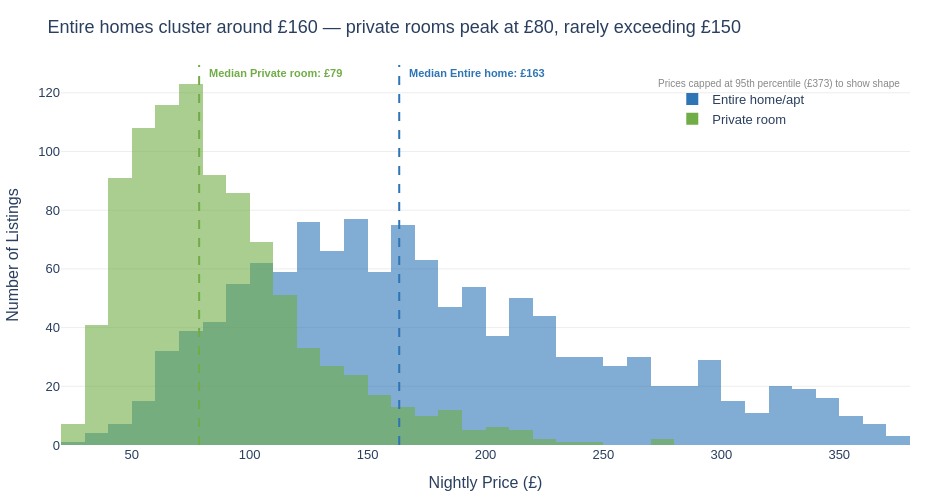

Notebook code cell kept with this figure:
### Markdown cell above
## Task 1 — Histogram: price by room type (overlapping distributions)

**What to build:** A histogram showing price distributions for **Entire home/apt vs Private room** (exclude Shared room — too few observations) overlaid on the same chart.

**Requirements:**
- Both room types on the same chart (use `color='room_type'`)
- `barmode='overlay'` with `opacity=0.6` so both distributions are visible
- A vertical line for the median of EACH room type, differently coloured
- Insight title comparing the two distributions

> 💡 `df_cap[df_cap['room_type'].isin(['Entire home/apt','Private room'])]`

### Code cell
# Task 1 — Overlapping histograms: entire homes vs private rooms

# keep only the two room types worth comparing
two_types = df_cap[df_cap['room_type'].isin(['Entire home/apt', 'Private room'])].copy()

colour_map = {
    'Entire home/apt': '#2E75B6',
    'Private room':    '#70AD47'
}

fig = px.histogram(
    two_types,
    x='price',
    color='room_type',
    barmode='overlay',
    nbins=50,
    opacity=0.6,
    color_discrete_map=colour_map,
    labels={'price': 'Nightly Price (£)', 'count': 'Number of Listings', 'room_type': ''},
    title='Entire homes cluster around £160 — private rooms peak at £80, rarely exceeding £150'
)

# median line per room type — colour matches the histogram bars
for room_type, colour in colour_map.items():
    med = two_types[two_types['room_type'] == room_type]['price'].median()
    fig.add_vline(
        x=med, line_dash='dash', line_color=colour, line_width=2,
        annotation=dict(
            text=f'<b>Median {room_type.split("/")[0].strip()}: £{med:.0f}</b>',
            font=dict(color=colour, size=11, family='Arial'),
            xanchor='left', yanchor='top', xshift=8
        )
    )

# disclose the 95th percentile cap — always annotate data decisions
fig.add_annotation(
    x=0.99, y=0.97, xref='paper', yref='paper',
    text=f'Prices capped at 95th percentile (£{p95:.0f}) to show shape',
    showarrow=False,
    font=dict(size=10, color='#888888', family='Arial'),
    xanchor='right'
)

fig.update_layout(
    plot_bgcolor='white', paper_bgcolor='white',
    font=dict(family='Arial', size=13),
    yaxis=dict(gridcolor='#EEEEEE', title='Number of Listings'),
    xaxis=dict(showgrid=False),
    legend=dict(x=0.72, y=0.95, bgcolor='rgba(0,0,0,0)'),
    margin=dict(l=60, r=40, t=65, b=40),
    height=500, width=950
)

fig.show()

### Figure 1 — Plotly figure (JSON) as saved in the notebook; plotly's stock layout.template omitted (floating-point values rounded to 4 significant figures; data arrays with more than 128 entries replaced by an {"elided": "..."} marker saying what was removed)
{"data": [{"bingroup": "x", "hovertemplate": "=Entire home/apt<br>Nightly Price (£)=%{x}<br>count=%{y}<extra></extra>", "legendgroup": "Entire home/apt", "marker": {"color": "#2E75B6", "opacity": 0.6, "pattern": {"shape": ""}}, "name": "Entire home/apt", "nbinsx": 50, "orientation": "v", "showlegend": true, "type": "histogram", "x": {"elided": "1251 float values"}, "xaxis": "x", "yaxis": "y"}, {"bingroup": "x", "hovertemplate": "=Private room<br>Nightly Price (£)=%{x}<br>count=%{y}<extra></extra>", "legendgroup": "Private room", "marker": {"color": "#70AD47", "opacity": 0.6, "pattern": {"shape": ""}}, "name": "Private room", "nbinsx": 50, "orientation": "v", "showlegend": true, "type": "histogram", "x": {"elided": "942 float values"}, "xaxis": "x", "yaxis": "y"}], "layout": {"annotations": [{"font": {"color": "#2E75B6", "family": "Arial", "size": 11}, "showarrow": false, "text": "<b>Median Entire home: £163</b>", "x": 163.4, "xanchor": "left", "xref": "x", "xshift": 8, "y": 1, "yanchor": "top", "yref": "y domain"}, {"font": {"color": "#70AD47", "family": "Arial", "size": 11}, "showarrow": false, "text": "<b>Median Private room: £79</b>", "x": 78.57, "xanchor": "left", "xref": "x", "xshift": 8, "y": 1, "yanchor": "top", "yref": "y domain"}, {"font": {"color": "#888888", "family": "Arial", "size": 10}, "showarrow": false, "text": "Prices capped at 95th percentile (£373) to show shape", "x": 0.99, "xanchor": "right", "xref": "paper", "y": 0.97, "yref": "paper"}], "barmode": "overlay", "font": {"family": "Arial", "size": 13}, "height": 500, "legend": {"bgcolor": "rgba(0,0,0,0)", "title": {"text": ""}, "tracegroupgap": 0, "x": 0.72, "y": 0.95}, "margin": {"b": 40, "l": 60, "r": 40, "t": 65}, "paper_bgcolor": "white", "plot_bgcolor": "white", "shapes": [{"line": {"color": "#2E75B6", "dash": "dash", "width": 2}, "type": "line", "x0": 163.4, "x1": 163.4, "xref": "x", "y0": 0, "y1": 1, "yref": "y domain"}, {"line": {"color": "#70AD47", "dash": "dash", "width": 2}, "type": "line", "x0": 78.57, "x1": 78.57, "xref": "x", "y0": 0, "y1": 1, "yref": "y domain"}], "title": {"text": "Entire homes cluster around £160 — private rooms peak at £80, rarely exceeding £150"}, "width": 950, "xaxis": {"anchor": "y", "domain": [0, 1], "showgrid": false, "title": {"text": "Nightly Price (£)"}}, "yaxis": {"anchor": "x", "domain": [0, 1], "gridcolor": "#EEEEEE", "title": {"text": "Number of Listings"}}}}
